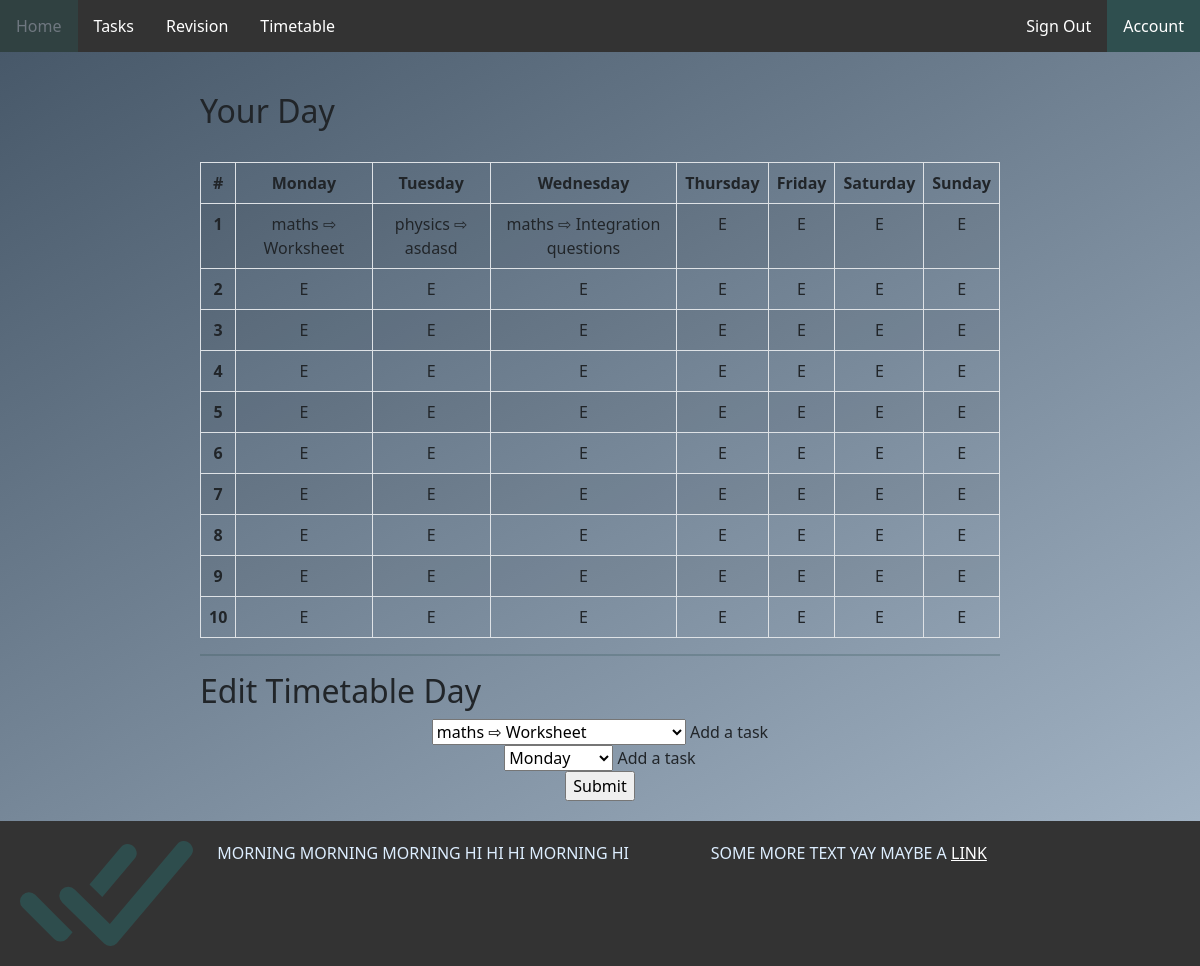
The page /timetable (signed in) on the database its author committed.
### tables this page shows
CREATE TABLE tasks (task_id INTEGER PRIMARY KEY AUTOINCREMENT NOT NULL UNIQUE, description STRING, completed BOOLEAN (1) NOT NULL, category VARCHAR NOT NULL REFERENCES subjects (subject), due_date DATE, set_date DATE, username VARCHAR REFERENCES user_info (username) NOT NULL);

### app.py (the view)
@app.route("/timetable", methods=["POST", "GET"])
def timetable():
    if not session.get("name"):
        return redirect("/sign_in")
    if request.method == "GET":
        week = session.get("timetable").display()
        return render_template("timetable.html", message = week, tasks = database.get_tasks_by_username(session["username"]), days = [x for x in session["timetable"].week] )
    if request.method == "POST":
        session["timetable"].add_task_to_day(request.form.get("day"), request.form.get("task"))
        week = session.get("timetable").display()
        return redirect("/timetable")

### classes.py (called while the page is built)
    def display(self) -> list:
        result = []
        for key in self.week:
            list_of_tasks = self.week[key].get_tasks()
            result.append([key, list_of_tasks])
        return result

    def get_tasks(self) -> list:
        tasks = []
        for x in self.tasks_today:
            tasks.append(database.get_task_by_id(x))
        return tasks

### database.py (called while the page is built)
def execute_and_return(query: str, arguments: tuple) -> list:
    details = []
    connection = sqlite3.connect("./nea_database.db")
    cursor = connection.execute(query, arguments).fetchall()
    for x in cursor:
        details.append(x)
    connection.commit()
    connection.close()
    return details

def get_task_by_id(id):
    details = execute_and_return("SELECT * FROM tasks WHERE task_id = ?", (id, ))[0]
    return details

def get_tasks_by_username(username):
    value = execute_and_return("SELECT * FROM tasks JOIN subjects ON tasks.category = subjects.subject WHERE tasks.username = ?", (username, ))
    details = []
    for x in value:
        details.append(x)
    return details

### templates/timetable.html (shortened to what this page needs)
{% extends "home_layout.html" %} {% block body %}
<div class="page-body">
    <h2>Your Day</h2>
    <br>
    <div class="table-responsive-xl">
        <table class="table table-striped table-bordered">
            <thead>
                <tr>
                    <th scope="col">#</th>
                    {% for x in message %}
                    <th scope="col">{{x[0]}}</th>
                    {% endfor %}
                </tr>
            </thead>
            <tbody>
                {% for x in range(10) %}
                    <tr>
                        <th scope="row">{{x+1}}</th>
                        {% for y in message %}
                            {% if y[1][x] %}
                                <td scope="row">{{ y[1][x][3] }} ⇨ {{ y[1][x][1] }}</td>
                            {% else %}
                                <td scope="row"> E</td>
                            {% endif %}
                        {% endfor %}
                    </tr>
                {% endfor %}
            </tbody>
        </table>
    </div>
    <hr>
    <h2>Edit Timetable Day</h1>
    <form action="/timetable" method="post">
        <div>
            <select id="task" name="task">
                {% for x in tasks %}
                    <option value="{{x[0]}}" style="overflow: hidden;">{{x[3]}} ⇨ {{x[1]}}</option>
                {% endfor %}
            </select>
            <label for="task">Add a task</label>
        </div>
        <div>
            <select id="day" name="day">
                {% for day in days %}
                    <option value="{{day}}">{{day}}</option>
                {% endfor %}
            </select>
            <label for="day">Add a task</label>
        </div>
        <input type="submit" name="Submit">
    </form>
</div>
{% endblock %}

### templates/home_layout.html (shortened to what this page needs)
<!DOCTYPE html>
<html lang="en">
    <head>
        <link rel="stylesheet" href="https://cdn.jsdelivr.net/npm/bootstrap@5.2.0/dist/css/bootstrap.min.css">
        <link rel="stylesheet" href="/static/style.css" >
    </head>
    <body>
        <nav>
            <ul>
                <li><a class="active" href="/">Home</a></li>
                <li><a href="/tasks">Tasks</a></li>
                <li><a href="/revision">Revision</a></li>
                <li><a href="/timetable">Timetable</a></li>
                <li class="right"><a class="active" href="/account">Account</a></li>
                <li class="right"><a href="/logout">Sign Out</a></li>
            </ul>
        </nav>
        <main>
            {% block body %}{% endblock %}
        </main>
        <footer>
            <div class="row">
                <div class="col-2">
                    <img src="/static/tick.svg" alt="tick">
                </div>
                <div class="col-5">
                    MORNING MORNING MORNING HI HI HI MORNING HI
                </div>
                <div class="col-5">
                    SOME MORE TEXT YAY
                    MAYBE A <a href="#">LINK</a>
                </div>
            </div>
        </footer>
    </body>
</html>

### static/style.css (style rules this page uses)
html { min-height:100%; }
body { background:linear-gradient(150deg, #445566, #AABBCC); background-repeat: no-repeat; background-position:bottom; background-size: cover; background-attachment: fixed; font-family: system-ui, -apple-system, BlinkMacSystemFont, 'Segoe UI', Roboto, Oxygen, Ubuntu, Cantarell, 'Open Sans', 'Helvetica Neue', sans-serif; }
footer { background-color: #333; color: #DDEEFF; padding: 20px; width: 100%; }
footer img { filter: invert(25%) sepia(38%) saturate(363%) hue-rotate(131deg) brightness(98%) contrast(95%); }
a:not(nav ul li a) { color: white; }
nav { background-color: black; }
nav ul { list-style-type: none; margin: 0; padding: 0; overflow: hidden; background-color: #333; }
nav ul li { float: left; }
nav ul li a { display: block; color: white; text-align: center; padding: 14px 16px; text-decoration: none; }
nav ul li a.active { background-color: #2F4F4F; }
nav ul li.right { float:right; }
.page-body { text-align: center; margin-right: auto; margin-left: auto; margin-top: 20px; max-width: 70%; padding: 20px; }
.page-body h2 { text-align: left; }
.page-body hr { background-color: #2F4F4F; height: 2px; border: 0px; }

### rows shown on the page
tasks: category "maths", description "Worksheet"
tasks: category "physics", description "asdasd"
tasks: category "maths", description "Integration questions"

### other values the page prints
{{ x[0] }} "Monday" "Tuesday" "Wednesday" "Thursday" "Friday" "Saturday" "Sunday"
{{ x+1 }} "1" "2" "3" "4" "5" "6" "7" "8" "9" "10"
form field task "maths ⇨ Worksheet"
form field day "Monday"
